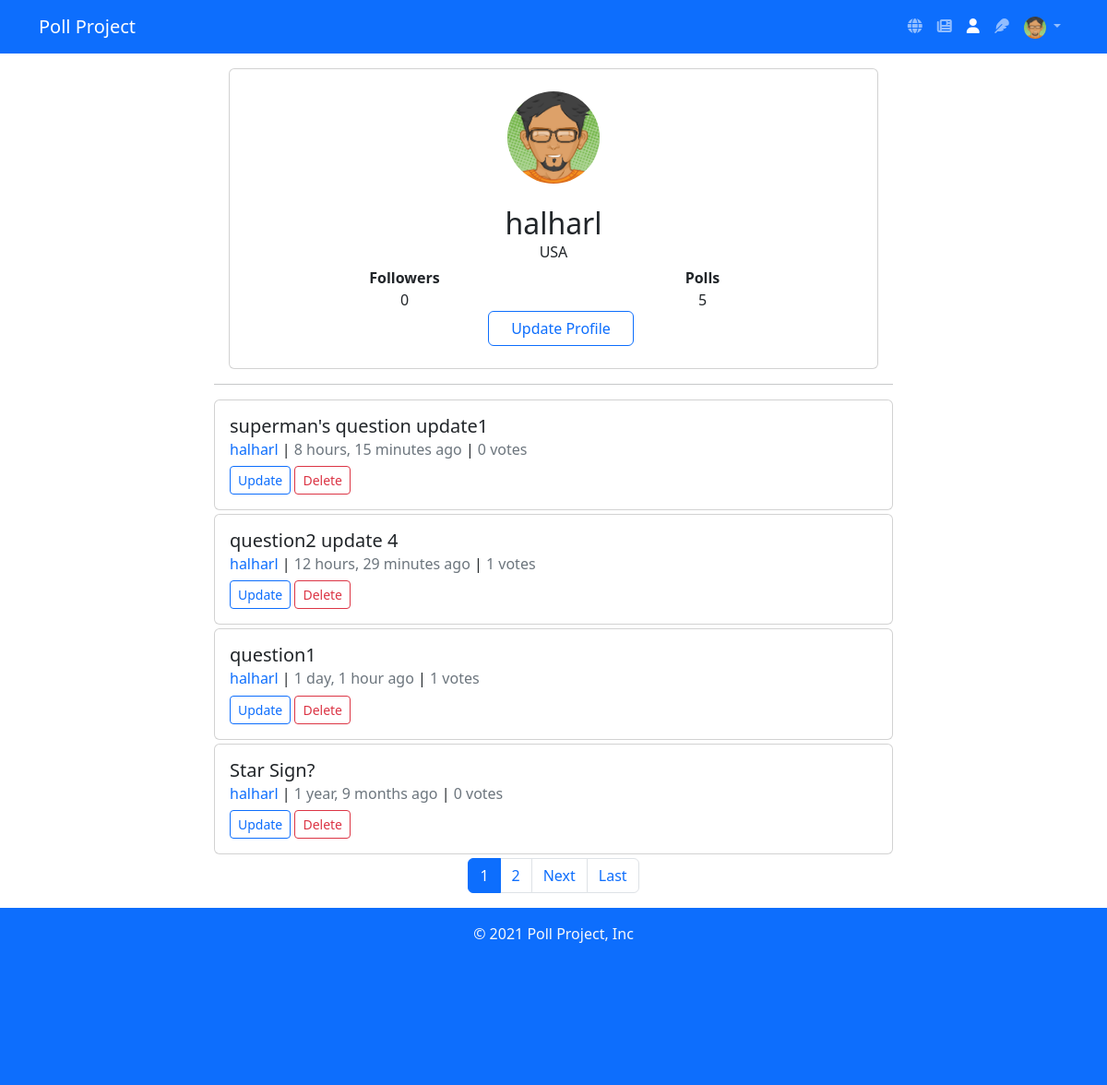
/profiles/1/ (signed in, upper part), run on an earlier commit of the app's database.
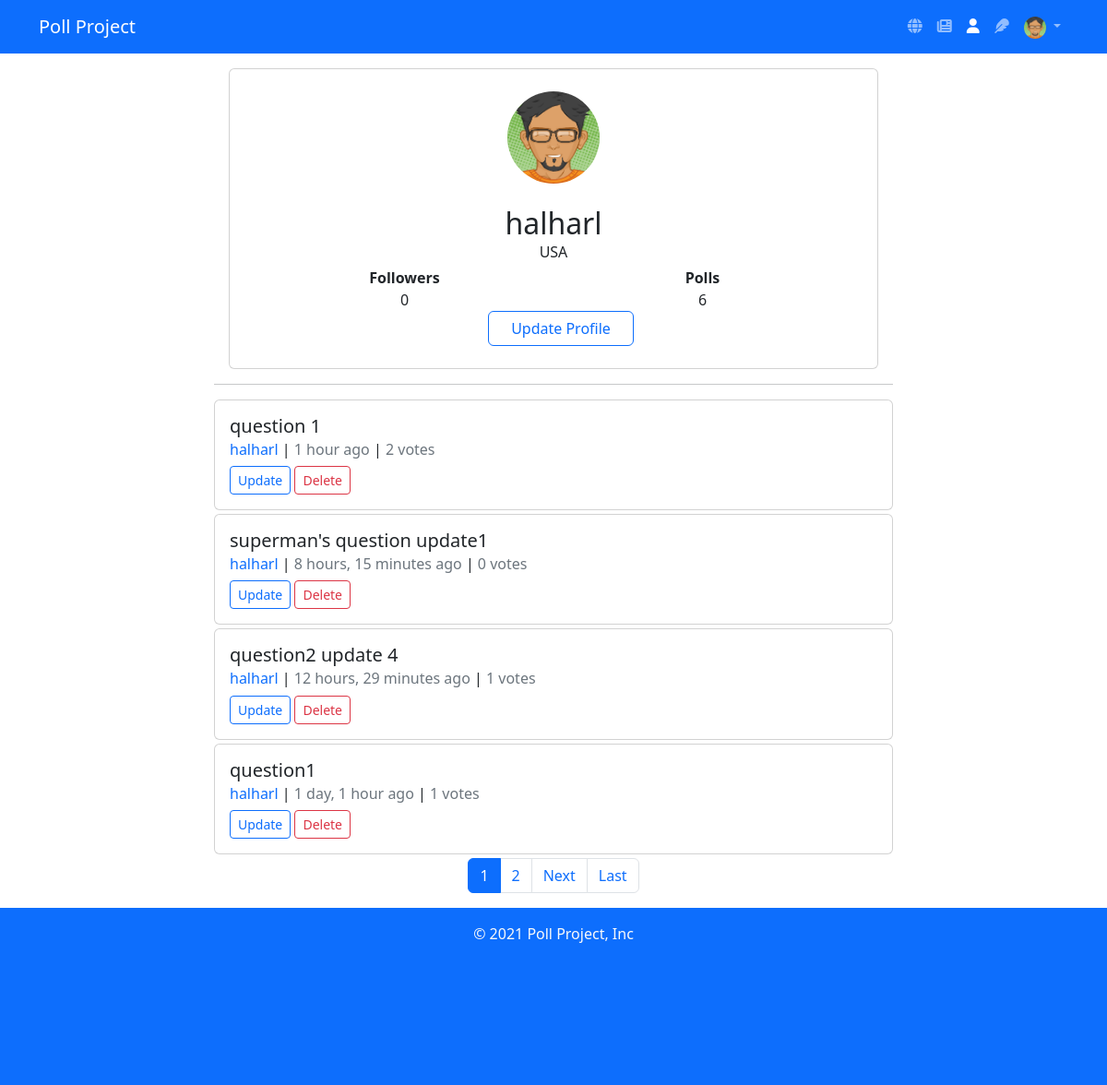
And on a later commit of the database.
### profiles/models.py (models this page shows, shortened)
class Profile(models.Model):
    GENDER_CHOICES = (
        ("M", "Male"),
        ("F", "Female"),
    )
    user = models.OneToOneField(User, on_delete=models.CASCADE)
    image = models.ImageField(default="default.jpg", upload_to="profile_pics")
    location = models.CharField(max_length=100)
    gender = models.CharField(max_length=1, choices=GENDER_CHOICES)
    @property
    def post_count(self):
        return self.user.poll_set.all().count()
    @property
    def follower_count(self):
        return self.user.followed.all().count()

### polls/models.py (models this page shows, shortened)
class Poll(models.Model):
    author = models.ForeignKey(User, on_delete=models.CASCADE)
    question = models.TextField(null=False, blank=False)
    date_added = models.DateTimeField(auto_now_add=True)
    @property
    def vote_count(self):
        return sum([choice.vote_count for choice in self.choice_set.all()])

class Choice(models.Model):
    question = models.ForeignKey(Poll, on_delete=models.CASCADE)
    choice = models.TextField(null=False, blank=False)
    date_added = models.DateTimeField(auto_now_add=True)
    @property
    def vote_count(self):
        return self.vote_set.count()

### profiles/views.py (the view)
# urls.py: path("<int:pk>/", views.profile, name="detail"),
def profile(request, pk):
    page = int(request.GET["page"]) if "page" in request.GET else 1
    model_object = get_object_or_404(Profile, user=pk)
    paginator = Paginator(model_object.user.poll_set.all().order_by('-date_added'), 4)
    is_paginated = paginator.num_pages > 1
    page_obj = paginator.page(page)
    object_list = page_obj.object_list
    delete_redirect = "/posts/user"
    context = {
        "object": model_object,
        "is_paginated": is_paginated,
        "page_obj": page_obj,
        "object_list": object_list,
        "delete_redirect": delete_redirect,
    }
    return render(request, "profiles/profile_detail.html", context)

### polls_project/context_processors.py (called while the page is built)
def project_details(request):
    return {
        "project_name": "Poll Project",
    }

### profiles/templates/profiles/profile_detail.html
{% extends 'base.html' %}
{% load humanize %}
{% block content %}
<div class="row">
    <div class="col">
    </div>
    <div class="col-8">
        <div class="card p-3 py-4 m-3">
                <div class="text-center">
                    <img src="{{ object.image.url }}" width="100" class="rounded-circle">
                </div>
                <div class="text-center mt-3">
                    <h2 class="mt-2 mb-0">{{ object.user.username }}</h2>
                    <span>{{ object.location }}</span>
                    <div class="px-4 mt-1 row">
                        <div class="col">
                            <div class="row fw-bold"><span>Followers</span></div>
                            <div class="row"><span>{{ object.follower_count|intcomma }}</span></div>
                        </div>
                        <div class="col">
                            <div class="row fw-bold"><span>Polls</span></div>
                            <div class="row"><span>{{ object.post_count|intcomma }}</span></div>
                        </div>
                    </div>
                    <div class="buttons">
                        {% if user != object.user %}
                        {% if not user.id in object.followers %}
                        <a href="{% url 'profiles:follow' object.user.id %}" class="btn btn-outline-primary px-4">Follow</a>
                        {% else %}
                        <a href="{% url 'profiles:unfollow' object.user.id %}" class="btn btn-outline-primary px-4">Unfollow</a>
                        {% endif %}
                        {% else %}
                        <a href="{% url 'profiles:update' object.id %}" class="btn btn-outline-primary px-4 ms-3">Update Profile</a>
                        {% endif %}
                    </div>
                </div>
            </div>
        <hr>
        <div>
            {% for object in object_list %}
            {% include 'polls/poll.html' %}
            {% endfor %}
        </div>
        {% include 'paginator.html' %}
    </div>
    <div class="col">
    </div>
</div>
{% endblock content %}

### templates/base.html (shortened to what this page needs)
<!DOCTYPE html>
<html lang="en">
<head>
    <link href="https://cdn.jsdelivr.net/npm/bootstrap@5.2.0/dist/css/bootstrap.min.css" rel="stylesheet">
</head>
<body>
    {% include 'navbar.html' %}
    <div class="container">
    {% block content %}
    {% endblock content %}
    </div>
    {% include 'footer.html' %}
</body>
</html>

### templates/navbar.html (shortened to what this page needs)
{% url 'polls:poll_list' as poll_list %}
{% url 'polls:poll_subscribed_list' as subscribed_list %}
{% url 'polls:poll_create' as poll_create %}
{% url 'profiles:detail' user.id as profile %}
<nav class="navbar navbar-expand-lg navbar-dark custom-background-1 bg-primary">
  <div class="container container-fluid">
    <span class="navbar-brand mb-0 h1">{{ project_name }}</span>
      <ul class="navbar-nav">
        {% if user.is_authenticated %}
        <li class="nav-item">
          <a href="{{ poll_list }}" class="nav-link {% if request.path == poll_list %}active{% endif %}"><i class="fa-solid fa-globe"></i></a>
        </li>
        <li>
          <a href="{{ subscribed_list }}" class="nav-link {% if request.path == subscribed_list %}active{% endif %}"><i class="fa-solid fa-newspaper"></i></a>
        </li>
        <li>
          <a href="{{ profile }}" class="nav-link {% if request.path == profile %}active{% endif %}"><i class="fa-solid fa-user"></i></a>
        </li>
        <li>
          <a href="{{ poll_create }}" class="nav-link {% if request.path == poll_create %}active{% endif %}"><i class="fa-solid fa-feather"></i></a>
        </li>
        <li class="nav-item dropdown">
          <a class="nav-link dropdown-toggle" href="#" role="button" data-bs-toggle="dropdown" aria-expanded="false">
            <img src="{{ user.profile.image.url }}" class="rounded-circle" style="height: 24px;" />
          </a>
        </li>
        {% endif %}
      </ul>
    </div>
</nav>

### polls/templates/polls/poll.html
<div class="card my-1">
  <div class="card-body">
      {% include 'polls/poll_header.html' %}
  </div>
</div>

### polls/templates/polls/poll_header.html
<a href="{% url 'polls:poll_detail' object.id %}" class="text-decoration-none text-dark"><h5 class="card-title">{{ object.question }}</h5></a>
<h6 class="card-subtitle mb-2">
    <a href="{% url 'profiles:detail' object.author.id %}" class="text-decoration-none">{{ object.author.username }}</a> |
    <span class="text-muted">{{ object.date_added|timesince }} ago</span> |
    <span class="text-muted">{{ object.vote_count }} votes </span>
</h6>
{% if user == object.author %}
<a href="{% url 'polls:poll_update' object.id %}" class="btn btn-outline-primary btn-sm">Update</a>
<a href="{% url 'polls:poll_delete' object.id %}" class="btn btn-outline-danger btn-sm">Delete</a>
{% endif %}

### templates/paginator.html (shortened to what this page needs)
{% if is_paginated %}
<nav aria-label="Page navigation example">
  <ul class="pagination justify-content-center">
      {% for num in page_obj.paginator.page_range %}
      {% if num > page_obj.number|add:'-3' and num < page_obj.number|add:'3' %}
      {% if num == page_obj.number %}
      <li class="page-item"><a class="page-link active" href="?page={{ num }}">{{ num }}</a></li>
      {% else %}
      <li class="page-item"><a class="page-link" href="?page={{ num }}">{{ num }}</a></li>
      {% endif %}
      {% endif %}
      {% endfor %}
      {% if page_obj.has_next %}
      <li class="page-item"><a class="page-link" href="?page={{ page_obj.number|add:'1' }}">Next</a></li>
      <li class="page-item"><a class="page-link" href="?page={{ page_obj.paginator.num_pages }}">Last</a></li>
      {% endif %}
  </ul>
</nav>
{% endif %}

### templates/footer.html (shortened to what this page needs)
<div class="d-flex flex-column min-vh-100">
    <footer class="py-3 bg-primary flex-fill">
        <p class="text-center text-light">© 2021 {{ project_name }}, Inc</p>
    </footer>
</div>

What changed in the data, as far as the page shows it:
no longer on this page (row unchanged): Poll: question "Star Sign?", author.username "halharl", date_added "1 year, 9 months", vote_count "0", shows "Update"
computed for Profile "USA": post_count "5" → "6"
added Poll: question "question 1", author.username "halharl", date_added "1 hour", vote_count "2", shows "Update"
